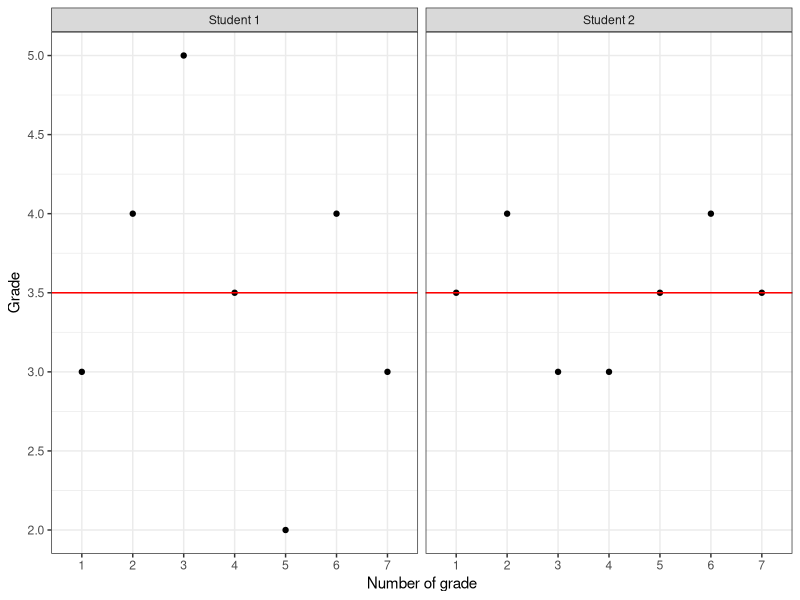
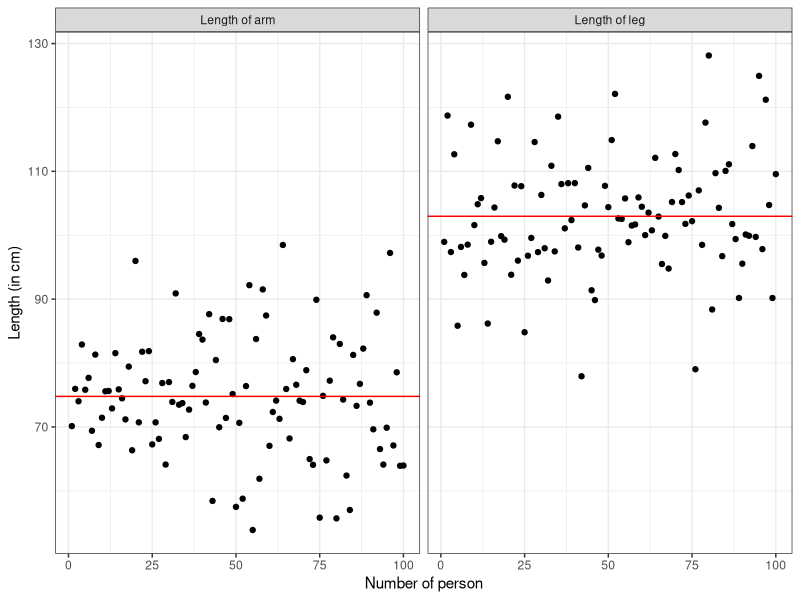
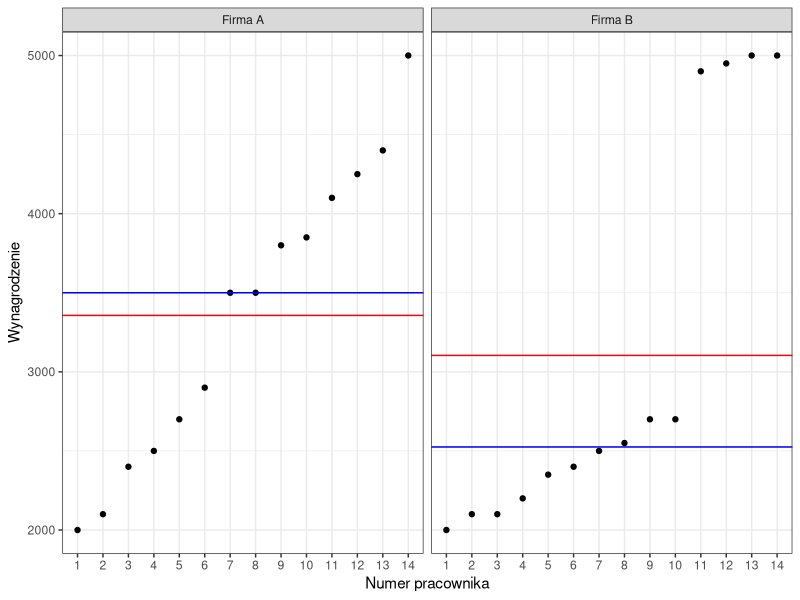
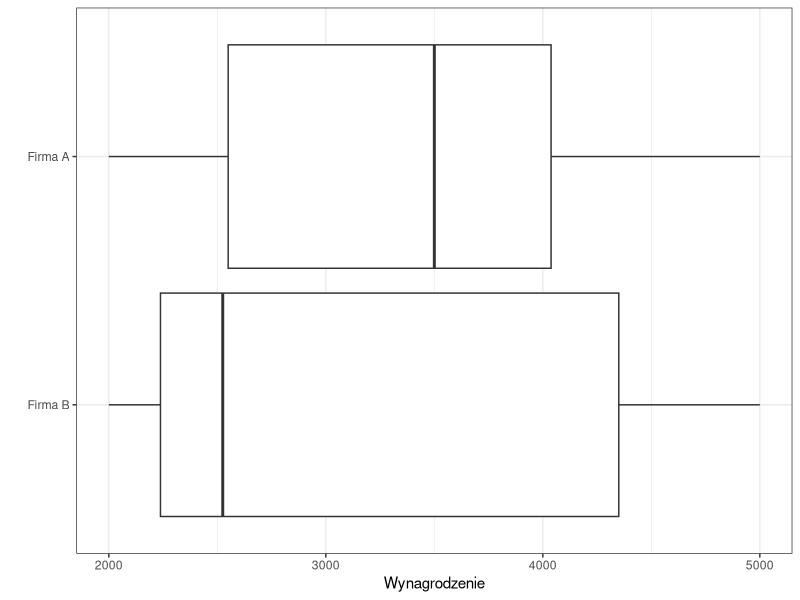
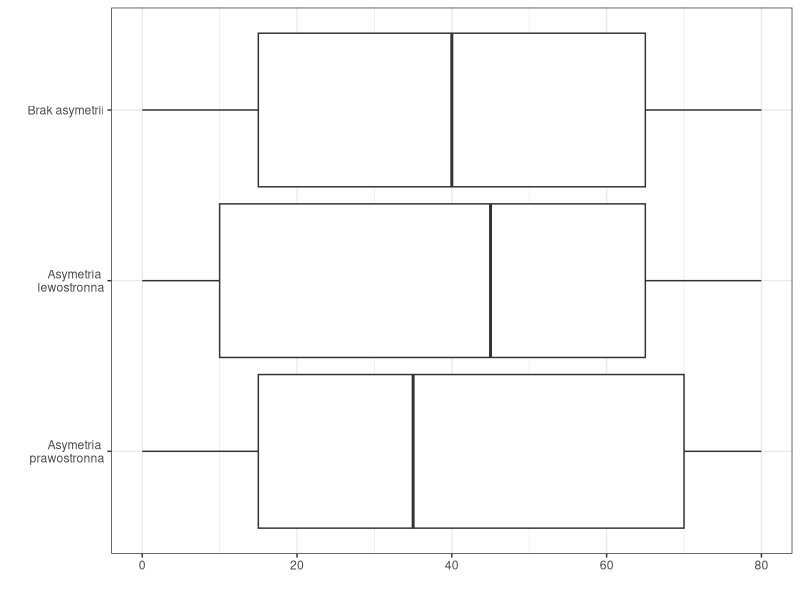

Recreate these plots in R, in order.
## ---- chunk 1
library(tidyverse)
library(e1071)
knitr::opts_chunk$set(echo = TRUE)
## ---- chunk 2
oceny <- data.frame(id=c(rep("Student 1",7), rep("Student 2",7)),
                    lp=factor(x=rep(c(1:7),2)),
                    oceny=c(c(3,4,5,3.5,2,4,3),c(3.5,4,3,3,3.5,4,3.5)))

ggplot(oceny, aes(x=lp, y=oceny)) + 
  geom_point() +
  geom_hline(yintercept = mean(oceny$oceny), colour = "red") +
  facet_wrap(~ id) +
  scale_y_continuous(breaks = c(2,2.5,3,3.5,4,4.5,5)) +
  xlab("Number of grade") + ylab("Grade") +
  theme_bw()

n <- 7
var1 <- round(((n-1)/n)*as.numeric(var(subset(oceny, id=="Student 1")["oceny"])),2)
var2 <- round(((n-1)/n)*as.numeric(var(subset(oceny, id=="Student 2")["oceny"])),2)
## ---- chunk 3
sd1 <- round(sqrt(var1),2)
sd2 <- round(sqrt(var2),2)
## ---- chunk 4
set.seed(100)
n <- 100
rece_nogi <- data.frame(obs=c(rep("Length of arm",100), rep("Length of leg",100)),
                    id=rep(c(1:n),2),
                    dl=c(round(rnorm(n, 74.75, 9.19),2),round(rnorm(n, 102.84, 11.66),2))) 

rn_stat <- rece_nogi %>%
  group_by(obs) %>%
  summarize(sr=mean(dl),
            sd=sqrt(((n-1)/n)*var(dl)),
            sk=skewness(dl),
            ku=kurtosis(dl)+3)

rn <- left_join(rece_nogi, rn_stat)

ggplot(rn, aes(x=id, y=dl)) + 
  geom_point() +
  geom_hline(aes(yintercept = sr), colour = "red") +
  facet_wrap(~ obs) +
  xlab("Number of person") + ylab("Length (in cm)") +
  theme_bw()

## ---- chunk 5

wynagrodzenia <- data.frame(id=c(rep("Firma A",14), rep("Firma B",14)),
                    lp=factor(x=rep(c(1:14),2)),
                    wyn=c(c(2000,2100,2400,2500,2700,2900,3500,3500,3800,3850,4100,4250,4400,5000),
                          c(2000,2100,2100,2200,2350,2400,2500,2550,2700,2700,4900,4950,5000,5000)))

wyn_stat <- wynagrodzenia %>%
  group_by(id) %>%
  summarise(srednia=round(mean(wyn)),
            mediana=round(median(wyn)),
            min=round(min(wyn)),
            q1=round(quantile(wyn, 0.25)),
            q3=round(quantile(wyn, 0.75)),
            max=round(max(wyn))) %>%
  mutate(q=round((q3-q1)/2),
         vq=round(q/mediana*100),
         aq=round((q1+q3-2*mediana)/(2*q),2))

wyn_stat$id <- factor(wyn_stat$id, levels = rev(unique(wyn_stat$id)), ordered = T)

wynagrodzenia <- left_join(wynagrodzenia, wyn_stat)

ggplot(wynagrodzenia, aes(x=lp, y=wyn)) + 
  geom_point() +
  facet_wrap(~ id) +
  geom_hline(aes(yintercept = srednia), colour = "red") +
  geom_hline(aes(yintercept = mediana), colour = "blue") +
  xlab("Numer pracownika") + ylab("Wynagrodzenie") +
  theme_bw()

## ---- chunk 6

ggplot(wyn_stat, aes(x = id, ymin = min, lower = q1, middle = mediana, upper = q3, ymax = max)) +
  geom_boxplot(stat = "identity") +
  coord_flip() +
  xlab("") + ylab("Wynagrodzenie") +
  theme_bw()

## ---- chunk 7

as <- c("Brak asymetrii", "Asymetria \nlewostronna", "Asymetria \nprawostronna")
box_sym <- data.frame(x = factor(x = as, levels = rev(as),  ordered = T),
                      min=c(0,0,0),
                      q1=c(15,10,15),
                      q2=c(40,45,35),
                      q3=c(65,65,70),
                      max=c(80,80,80))


ggplot(box_sym, aes(x = x, ymin = min, lower = q1, middle = q2, upper = q3, ymax = max)) +
  geom_boxplot(stat = "identity") +
  coord_flip() +
  xlab("") + ylab("") +
  theme_bw()

